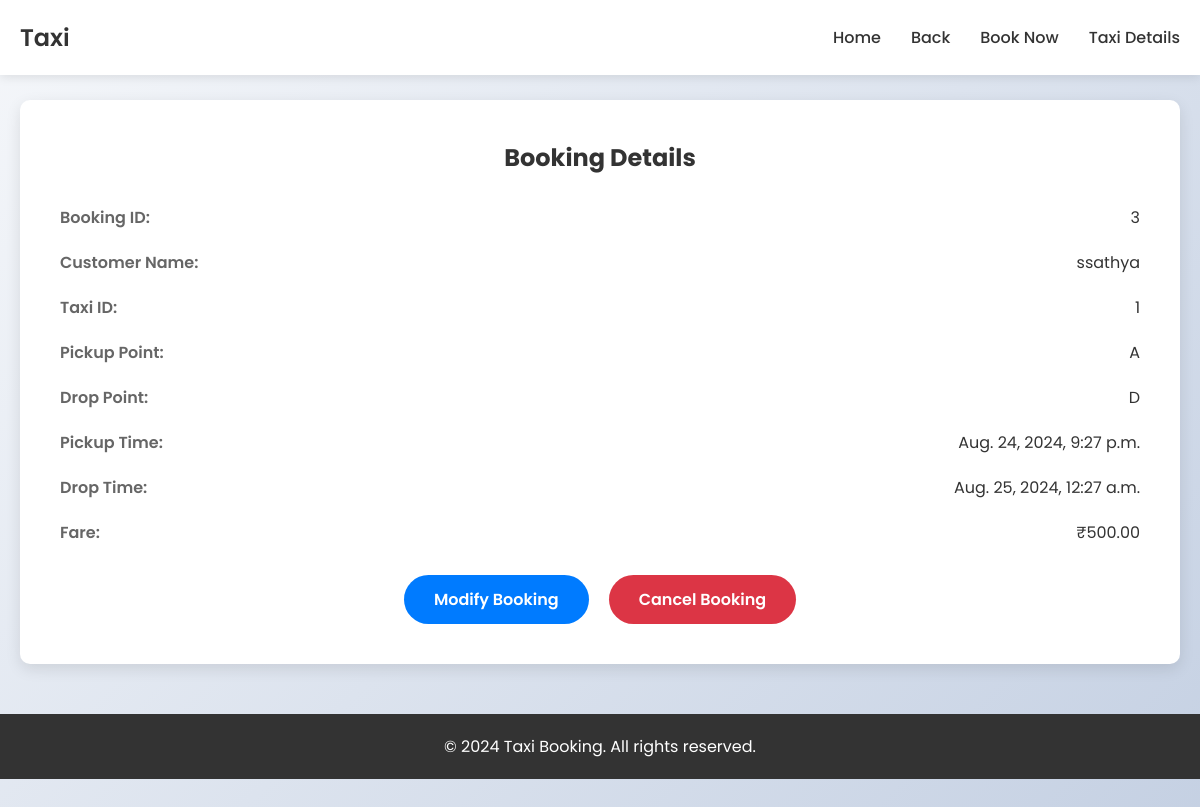
The app's page /booking/3/ with its own data.
### app/models.py (models this page shows, shortened)
class Booking(models.Model):
    customer = models.ForeignKey(Customer, on_delete=models.CASCADE)
    taxi = models.ForeignKey(Taxi, on_delete=models.CASCADE)
    pickup_point = models.CharField(max_length=1)
    drop_point = models.CharField(max_length=1)
    pickup_time = models.DateTimeField()
    drop_time = models.DateTimeField()
    booking_time = models.TimeField(auto_now_add=True)
    booking_date = models.DateField(auto_now_add=True)
    fare = models.DecimalField(max_digits=10, decimal_places=2)

class Customer(models.Model):
    name = models.CharField(max_length=100)

class Taxi(models.Model):
    taxi_id = models.IntegerField(unique=True)
    current_location = models.CharField(max_length=1, default='A')
    earnings = models.DecimalField(max_digits=10, decimal_places=2, default=0)

### app/views.py (the view)
# urls.py: path('booking/<int:booking_id>/', views.booking_details, name='booking_details'),
def booking_details(request, booking_id):
    booking = Booking.objects.get(id=booking_id)
    return render(request, 'booking_details.html', {'booking': booking})

### app/templates/booking_details.html (shortened to what this page needs)
{% load static %}
<!DOCTYPE html>
<html lang="en">
<head>
    <link rel="stylesheet" href="https://cdnjs.cloudflare.com/ajax/libs/font-awesome/5.15.3/css/all.min.css">
</head>
<body>
    <header>
        <div class="container">
            <nav>
                <div class="logo">Taxi</div>
                <div class="nav-links">
                    <a href="{% url 'index' %}">Home</a>
                    <a href="{% url 'index' %}">Back</a>
                    <a href="{% url 'book_taxi' %}">Book Now</a>
                    <a href="{% url 'taxi_details' %}">Taxi Details</a>
                </div>
            </nav>
        </div>
    </header>
    <div class="container">
        <div class="booking-details">
            <h2>Booking Details</h2>
            <div class="detail-item">
                <label>Booking ID:</label>
                <span>{{ booking.id }}</span>
            </div>
            <div class="detail-item">
                <label>Customer Name:</label>
                <span>{{ booking.customer.name }}</span>
            </div>
            <div class="detail-item">
                <label>Taxi ID:</label>
                <span>{{ booking.taxi.taxi_id }}</span>
            </div>
            <div class="detail-item">
                <label>Pickup Point:</label>
                <span>{{ booking.pickup_point }}</span>
            </div>
            <div class="detail-item">
                <label>Drop Point:</label>
                <span>{{ booking.drop_point }}</span>
            </div>
            <div class="detail-item">
                <label>Pickup Time:</label>
                <span>{{ booking.pickup_time }}</span>
            </div>
            <div class="detail-item">
                <label>Drop Time:</label>
                <span>{{ booking.drop_time }}</span>
            </div>
            <div class="detail-item">
                <label>Fare:</label>
                <span>₹{{ booking.fare }}</span>
            </div>
            <div class="action-buttons">
                <a href="{% url 'modify_booking' booking.id %}" class="btn btn-primary">Modify Booking</a>
                <a href="{% url 'cancel_booking' booking.id %}" class="btn btn-danger">Cancel Booking</a>
            </div>
        </div>
    </div>
    <footer>
        <div class="container">
            <p>&copy; 2024 Taxi Booking. All rights reserved.</p>
        </div>
    </footer>
</body>
</html>

### app/templates/booking_details.html (style rules this page uses)
* { margin: 0; padding: 0; box-sizing: border-box; }
body { font-family: 'Poppins', sans-serif; background: linear-gradient(135deg, #f5f7fa 0%, #c3cfe2 100%); min-height: 100vh; }
.container { max-width: 1200px; margin: 0 auto; padding: 0 20px; }
header { background-color: #ffffff; box-shadow: 0 2px 10px rgba(0,0,0,0.1); position: fixed; width: 100%; top: 0; z-index: 1000; }
nav { display: flex; justify-content: space-between; align-items: center; padding: 20px 0; }
.logo { font-size: 24px; font-weight: 600; color: #333; }
.nav-links { display: flex; gap: 30px; }
.nav-links a { text-decoration: none; color: #333; font-weight: 500; transition: color 0.3s ease; }
.booking-details { background-color: #ffffff; border-radius: 10px; padding: 40px; margin-top: 100px; box-shadow: 0 5px 15px rgba(0,0,0,0.1); }
.booking-details h2 { text-align: center; margin-bottom: 30px; color: #333; }
.detail-item { margin-bottom: 20px; display: flex; justify-content: space-between; align-items: center; }
.detail-item label { font-weight: 600; color: #666; }
.detail-item span { color: #333; }
.action-buttons { display: flex; justify-content: center; gap: 20px; margin-top: 30px; }
.btn { padding: 12px 30px; border: none; border-radius: 30px; font-size: 16px; font-weight: 600; cursor: pointer; transition: background-color 0.3s ease; text-decoration: none; }
.btn-primary { background-color: #007bff; color: #fff; }
.btn-danger { background-color: #dc3545; color: #fff; }
footer { background-color: #333; color: #fff; text-align: center; padding: 20px 0; margin-top: 50px; }

### records on screen
Booking: id "3", customer.name "ssathya", taxi.taxi_id "1", pickup_point "A", drop_point "D", pickup_time "Aug. 24, 2024, 9:27 p.m.", drop_time "Aug. 25, 2024, 12:27 a.m.", fare "500.00"
